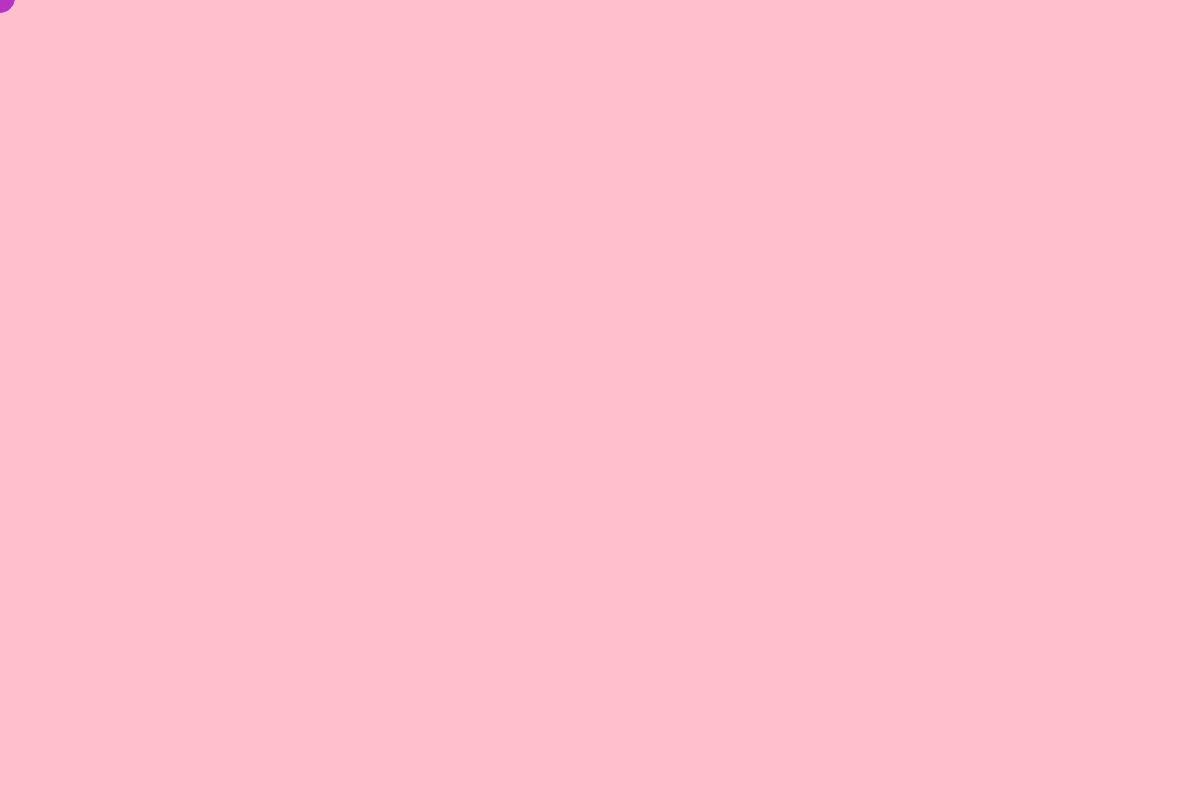
Frame 1 (no input)
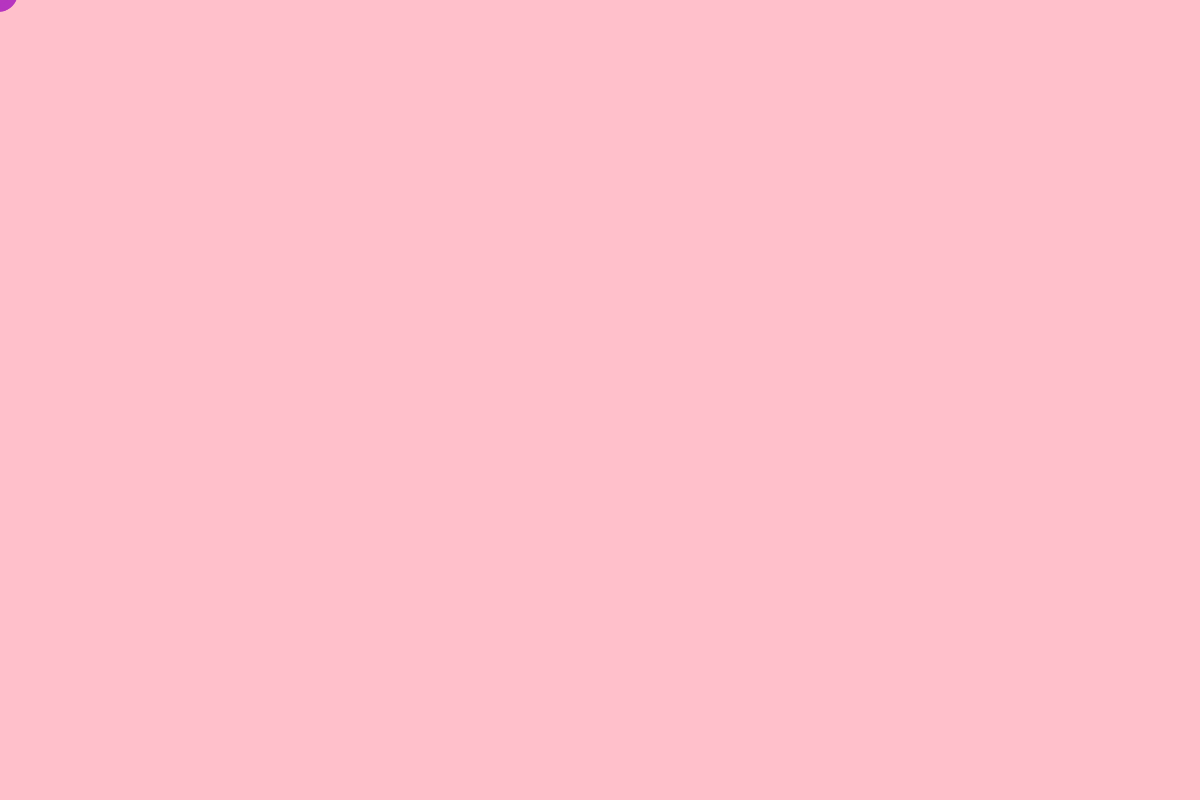
Frame 60 (no input)
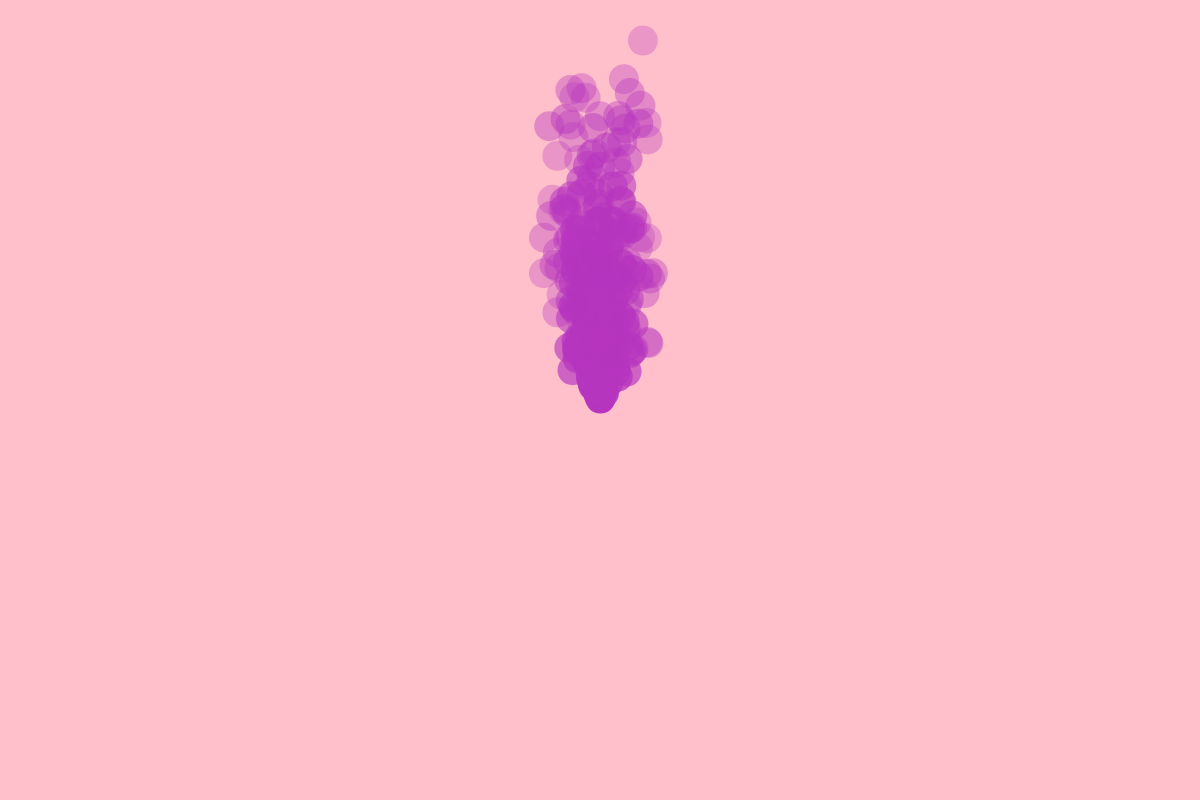
Frame 120 (the mouse pressed at the canvas centre since frame 60)

The p5.js sketch that drew these frames (run headless with seeded random() and noise() and a simulated clock; from frame 60 on, the mouse is pressed at the canvas centre):

// p5.js sketch
// ── sketch.js
let particles = [];
// realized I needed to set variables to make the random particle color
var r, g, b;

function setup() {
  createCanvas(windowWidth, 800);
  r = random(255);
  g = random(255);
  b = random(255);

}

function draw() {
  background('pink');
  // because that's a great color
  for (let i = 0; i < 5; i++) {
    let p = new Particle();
    particles.push(p);
  }
  for (let i = particles.length - 1; i >= 0; i--) {
    // Dan Shiffman was a great help in this assignment. I learned a lot,
    // and I hope my code is still unique.
    particles[i].update();
    particles[i].show();
    if (particles[i].finished()) {
      // remove the particle
      particles.splice(i, 1);
    }
  }
}
class Particle {
  constructor() {
    this.x = (mouseX);
    this.y = (mouseY);
    // this. x and this.y were actually numbers but I wanted
    // the curser to be the start of the particles. So I threw those
    // in and was very surprised it worked the first time. Usually,
    // any changes break the code twenty times before it works.
    this.vx = random(-1, 1);
    this.vy = random(-6, -1);
    this.alpha = 255
  }

  finished() {
    return this.alpha < 0;
  }
// 'Animates' the particles to move with every frame.
  update() {
    this.x += this.vx;
    this.y += this.vy;
    this.alpha -= 3;
  }
// Show similar to display
  show() {
    noStroke();
    // stroke(255);
    fill(r, g, b, this.alpha);
    ellipse(this.x, this.y, 30);
  }
}
